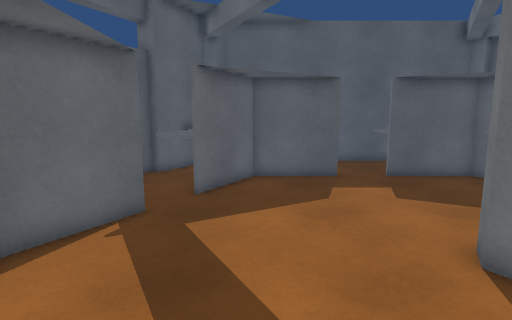
view 1 (above)

24 first-person views from a walk through a 3-D level made in the Unity game engine. The camera is 1.4 m above the floor, tilts 8° down and sees 80° across. Doors are open. The floor is counted in squares, 0.5 m on a side. Each view is taken from the middle of a square. On the plan, view 1 faces up. The plan holds only what a view shows up to about 20 squares ahead; the rest is blank. The place goes on beyond the plan. The player character is not drawn.

view 2
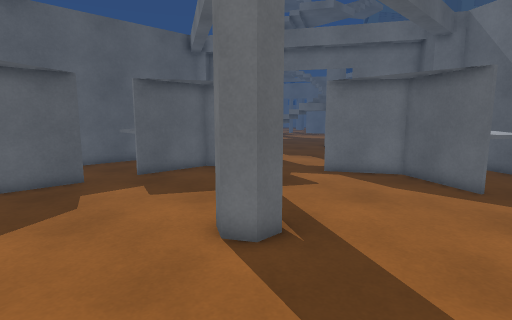

view 3
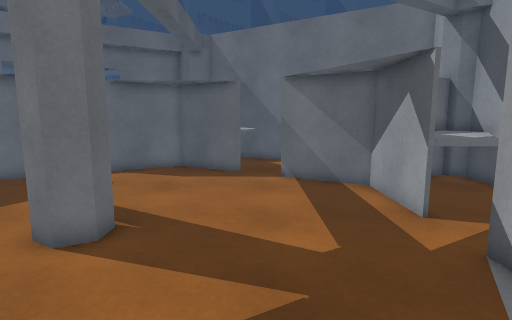

view 4
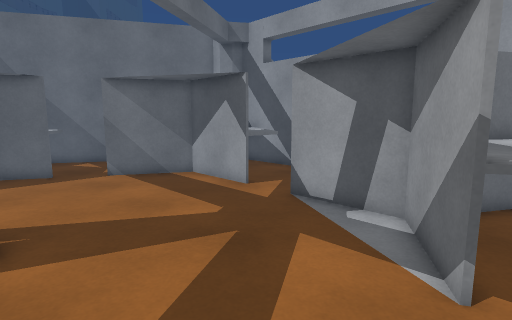

view 5
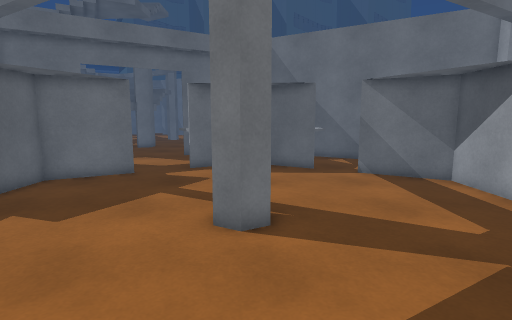

view 6
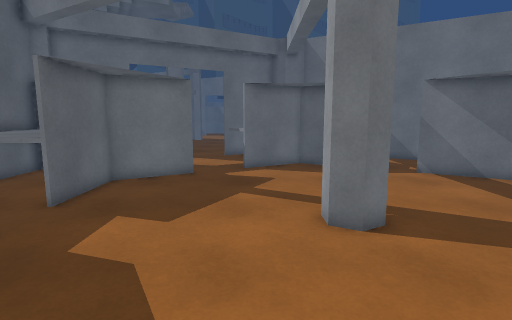

view 7
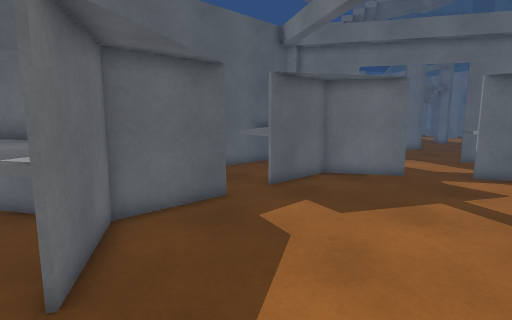

view 8
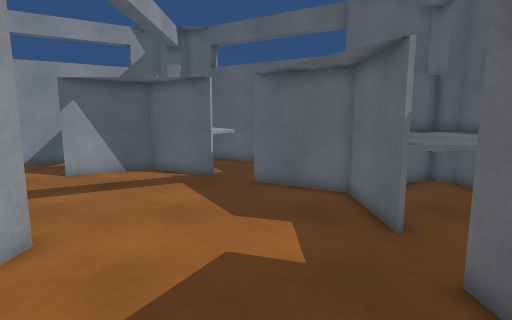

view 9
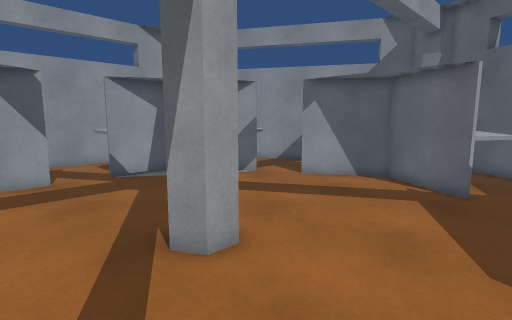

view 10
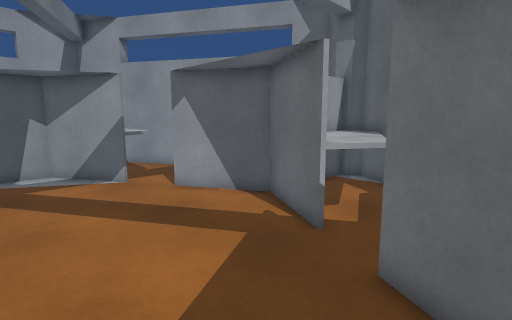

view 11
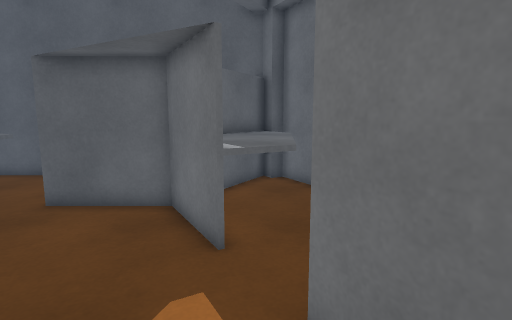

view 12
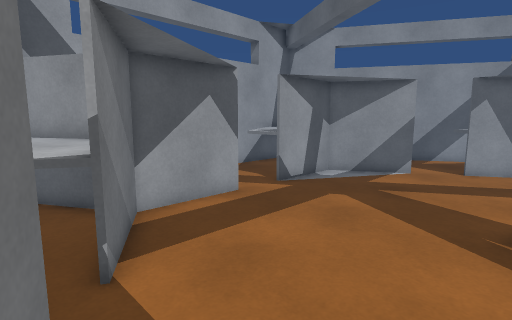

view 13
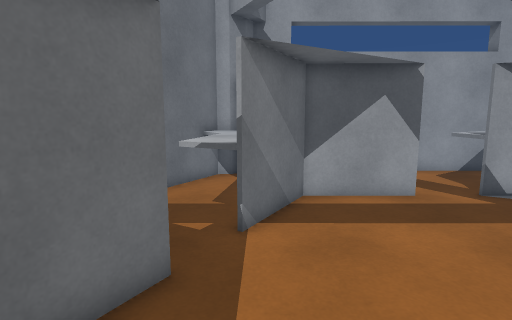

view 14
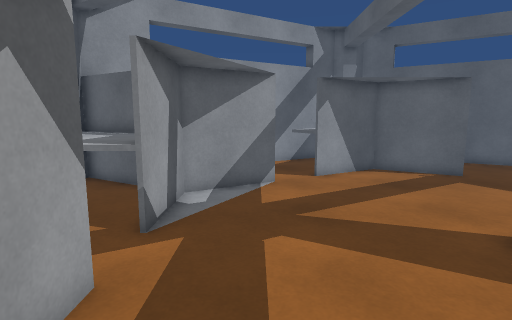

view 15
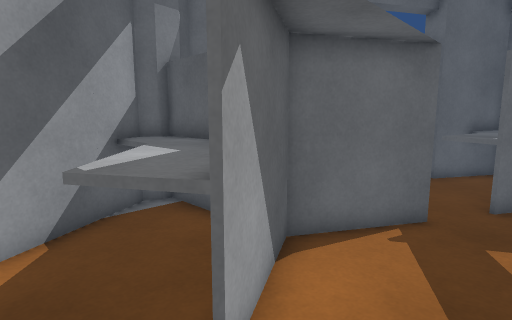

view 16
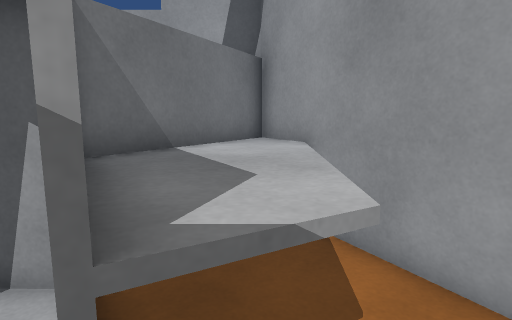

view 17
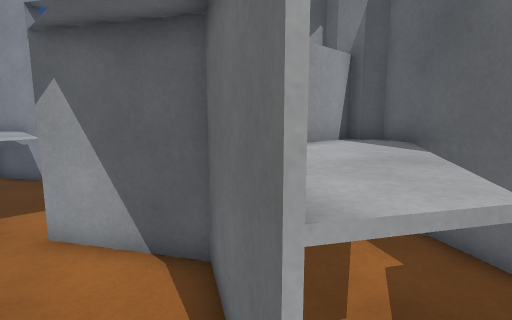

view 18
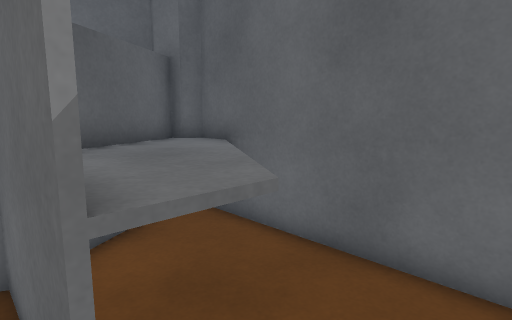

view 19
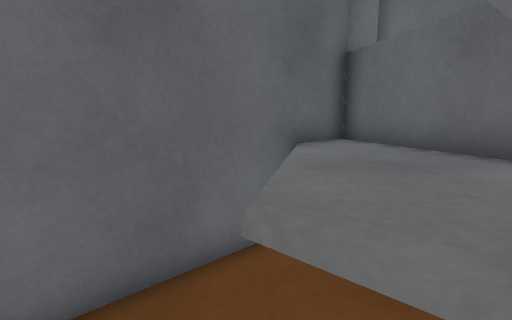

view 20
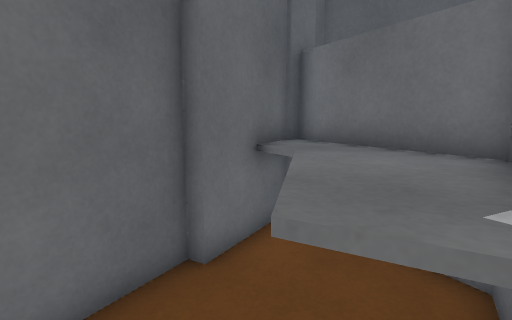

view 21
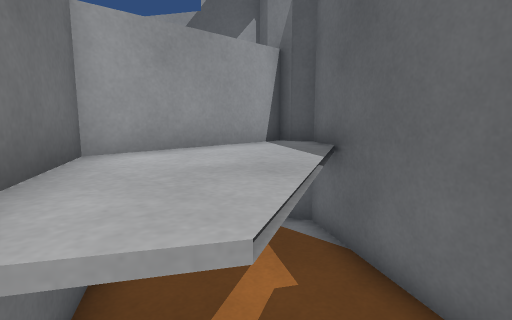

view 22
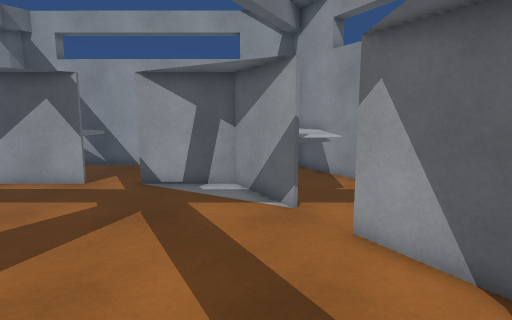

view 23
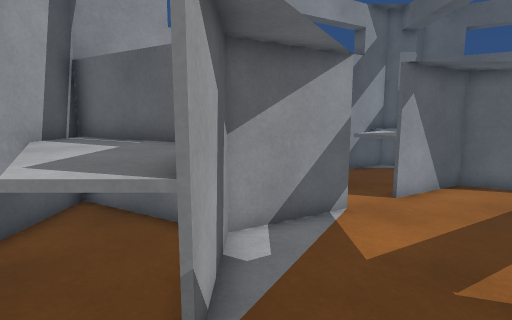

view 24
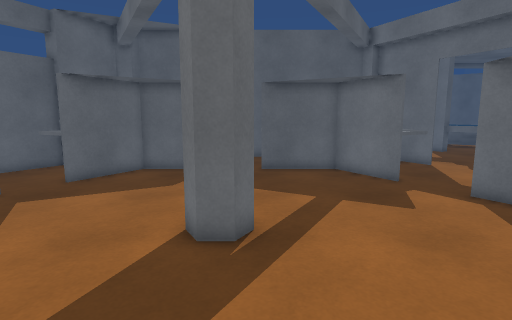

### Floor plan
Key: @ floor where view 1 was taken; # wall or solid block; x gap in a wall; . floor; ^ raised ledge.
Columns run from 11 left of view 1 to 15 right of it. Each row starts with its distance up from view 1.
 20          ################
 19         #^^^.........^^^###
 18        #^^^^^^......^^^^^^#
 17       ##^^^^^^^...^^^^^^^^#
 16      ##.^^^^^^^^.^^^^^^^^^.
 15      #..^^^^^^^^.^^^^^ ^^^.
 14     ##..^^^#####..####^^^^.
 13     #..^^^#...........#^^^.
 12    ##..^^^#............#^^.
 11   ##....##.................
 10   #...^...................
  9  ##.^^^^.................^^
  8  #^^^^^#.................#
  7 #^^^^^^#..................#
  6 #^^^^^#........###........#
  5 #^^^^^#........###........#
  4 #^^^^^^#..................#
  3  ##^^^^#.................#^
  2  ##..^^^.................x^
  1   #...^#..................^
  0   ##.......@..............
 -1    #...^^#.............#^^
 -2    ##..^^^#...........#^^^
 -3     ##.^^^^#..........#^^^
 -4      #.^^^^####^.^####^^^.
 -5      ##^^^^^^^^^.^^^  ^^^.#
 -6       #^^^^^^^^...^^^^^^^^#
 -7       #^^^^^^^.....^^^^^^^#
 -8        #^^^^.........^^^##
 -9         #################

Positions as (right, up) in squares from view 1, and headings:
1: (0, 0), facing up
2: (0, 0), facing up-right
3: (-2, 1), facing right
4: (-3, 5), facing down-right
5: (-3, 5), facing right
6: (-3, 8), facing right
7: (-3, 6), facing up-right
8: (11, 11), facing left
9: (9, 11), facing down-left
10: (3, 13), facing down-left
11: (13, 5), facing up
12: (14, 5), facing down-left
13: (12, 7), facing down
14: (11, -1), facing left
15: (-1, 0), facing up-left
16: (-3, 1), facing down
17: (-2, 10), facing down-left
18: (6, 14), facing up-left
19: (5, 15), facing up-right
20: (-4, 10), facing up
21: (-4, 11), facing down-left
22: (-1, 9), facing down
23: (7, -3), facing left
24: (6, -2), facing up
